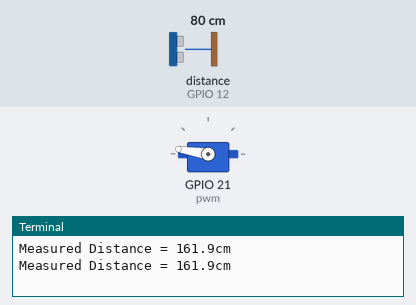
Bench run of a program on a simulated Raspberry Pi (BCM pin numbers). On the bench: servo, the last lines printed to the terminal. The test bench sets the inputs (shaded band); at power-on: distance to the obstacle (sensor on GPIO 12) 80 cm. The echo pulse lasts 58.3 µs per cm; servo angles are drawn from the pulse width (0.5 ms = 0°, 2.5 ms = 180°); the clock reads 2024-03-15 10:24:30 at power-on unless the program sets it.

Above: at 1.2 s.
1.3 s: distance to the obstacle (sensor on GPIO 12) set to 9 cm
3.2 s: distance to the obstacle (sensor on GPIO 12) set to 6 cm
At 4.3 s:
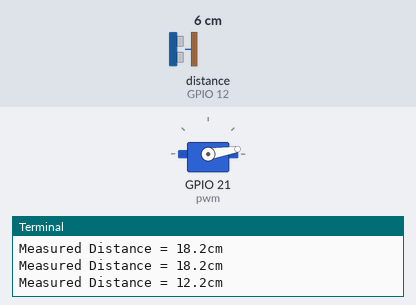
5.5 s: distance to the obstacle (sensor on GPIO 12) set to 18 cm
At 7.1 s:
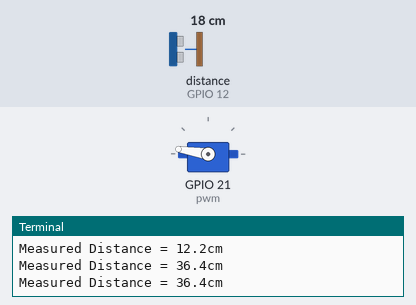
7.5 s: distance to the obstacle (sensor on GPIO 12) set to 2 cm
At 8.7 s:
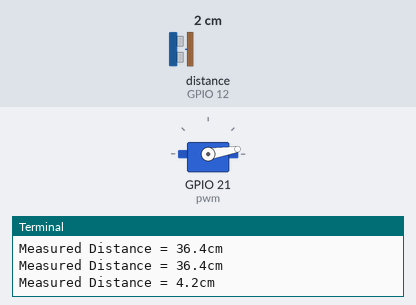
Timing chart, 0 to 10.5 s (numbered marks = the images above; inputs shaded):
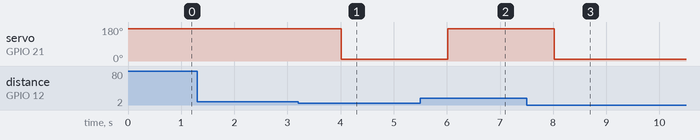

The program:

motor.py
```python
import RPi.GPIO as GPIO
import time

GPIO.setmode(GPIO.BCM)
GPIO.setup(21, GPIO.OUT)
pwm = GPIO.PWM(21, 50)
pwm.start(0)
GPIO.output(21,True)

GPIO_TRIGGER = 7
GPIO_ECHO = 12
GPIO.setup(GPIO_TRIGGER, GPIO.OUT)
GPIO.setup(GPIO_ECHO, GPIO.IN)

def send_trigger_pulse():
    GPIO.output(GPIO_TRIGGER, True)
    time.sleep(0.00001)
    GPIO.output(GPIO_TRIGGER, False)

def get_speed():
    speed = 33100+26*60
    return speed

def distance(speed):
    send_trigger_pulse()

    while GPIO.input(GPIO_ECHO) == 0:
        StartTime = time.time()

    while GPIO.input(GPIO_ECHO) == 1:
        StopTime = time.time()

    TimeElapsed = StopTime - StartTime
    distance = (TimeElapsed * speed)

    return distance

def SetAngle(angle):
    dutyCycle = 1/20 * angle + 3
    pwm.ChangeDutyCycle(dutyCycle)

if __name__ == '__main__':
    try:
        while True:
            speed = get_speed()
            dist = distance(speed)
            print("Measured Distance = %.1fcm" % dist)

            if dist < 15:
                SetAngle(0)
            else:
                SetAngle(180)
            time.sleep(1)
    except KeyboardInterrupt:
        print("Measurement stopped by User")
        GPIO.cleanup()
```

Measured:
- the behaviour switches between 8 and 7 cm on distance to the obstacle (sensor on GPIO 12) (found by bisection; images 0 and 1)
- after the input at 3.2 s, servo on GPIO 21 (pwm): 171° → 9° after 0.82 s
- after the input at 5.5 s, servo on GPIO 21 (pwm): 9° → 171° after 0.52 s
- after the input at 7.5 s, servo on GPIO 21 (pwm): 171° → 9° after 0.52 s
